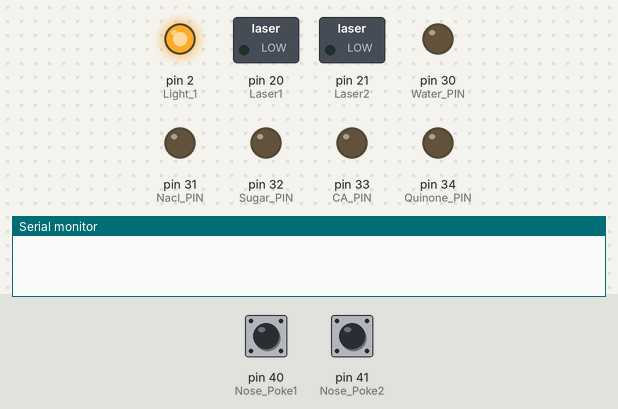
Recording of a sketch running on a simulated Arduino Mega 2560, built with avr-gcc and run on an emulated ATmega2560. Shown: switched loads named in the sketch (green lamp = pin HIGH), output pins drawn as LEDs (lit = HIGH), the last lines printed to the serial monitor. Inputs (shaded band) come from the test bench; at power-on: pin 40 (Nose_Poke1) HIGH, pin 41 (Nose_Poke2) HIGH.

Above: at 1.2 s.
1.3 s: pin 40 (Nose_Poke1) pulled LOW for 3.2 s
At 4.35 s:
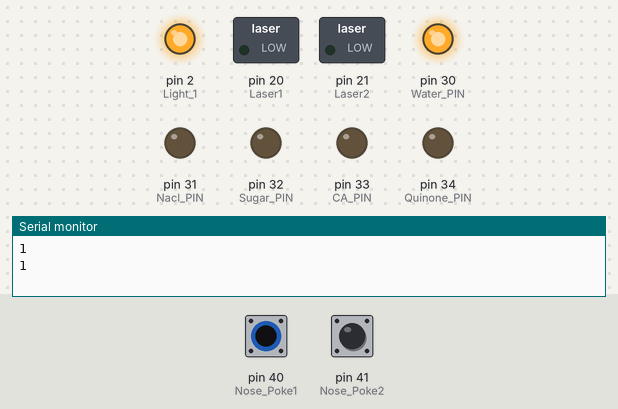
6.0 s: pin 41 (Nose_Poke2) pulled LOW for 3.2 s
At 7.35 s:
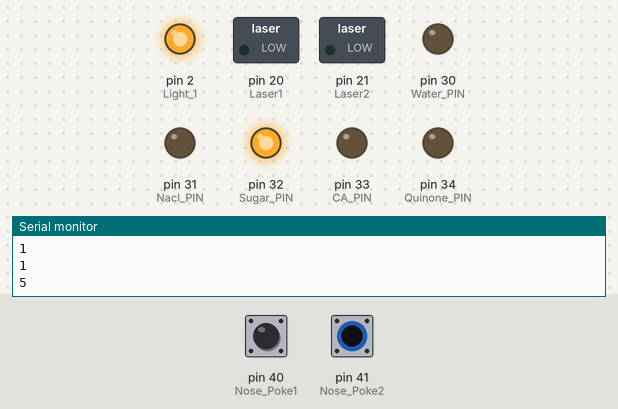
Timing chart, 0 to 9.0 s (numbered marks = the images above; inputs shaded):
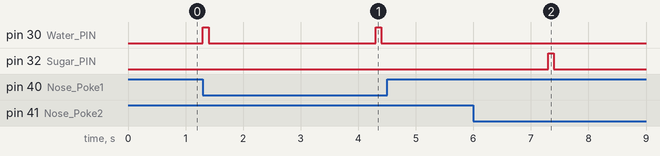

Measured:
- after the input at 1.3 s, pin 30 (Water_PIN): alternates HIGH for 0.10 s and LOW for 2.9 s, starting at once
- after the input at 6.0 s, pin 32 (Sugar_PIN): LOW → HIGH after 1.3 s, → LOW 0.10 s later

The sketch:

arduino-2-spouts-100_.ino
```cpp
int params[] = {0,1,3000};

int tastedur[] = {100, 1, 100, 1, 1};

int Array1[] = {1,1,1,1,1,1,1,1,1,1,1,1,1,1,1,1,1,1,1,1,1,1,1,1,1,1,1,1,1,1,1,1,1,1,1,1,1,1,1,1,1,1,1,1,1,1,1,1,1,1,1,1,1,1,1,1,1,1,1,1,1,1,1,1,1,1,1,1,1,1,1,1,1,1,1,1,1,1,1,1,1,1,1,1,1,1,1,1,1,1,1,1,1,1,1,1,1,1,1,1,1,1,1,1,1,1,1,1,1,1,1,1,1,1,1,1,1,1,1,1,1,1,1,1,1,1,1,1,1,1,1,1,1,1,1,1,1,1,1,1,1,1,1,1,1,1,1,1,1,1,1,1,1,1,1,1,1,1,1,1,1,1,1,1,1,1,1,1,1,1,1,1,1,1,1,1,1,1,1,1,1,1,1,1,1,1,1,1,1,1,1,1,1,1,1,1,1,1,1,1,1,1,1,1,1,1,1,1,1,1,1,1,1,1,1,1,1,1,1,1,1,1,1,1,1,1,1,1,1,1,1,1,1,1,1,1,1,1,1,1,1,1,1,1,1,1,1,1,1,1,1,1,1,1,1,1,1,1,1,1,1,1,1,1,1,1,1,1,1,1,1,1,1,1,1,1,1,1,1,1,1,1,1,1,1,1,1,1,1,1,1,1,1,1,1,1,1,1,1,1,1,1,1,1,1,1,1,1,1,1,1,1,1,1,1,1,1,1,1,1,1,1,1,1,1,1,1,1,1,1,1,1,1,1,1,1,1,1,1,1,1,1,1,1,1,1,1,1,1,1,1,1,1,1,1,1,1,1,1,1,1,1,1,1,1,1,1,1,1,1,1,1,1,1,1,1,1,1,1,1,1,1,1,1,1,1,1,1,1,1,1,1,1,1,1,1,1,1,1,1};


int Array2[] = {5,5,5,5,5,5,5,5,5,5,5,5,5,5,5,5,5,5,5,5,5,5,5,5,5,5,5,5,5,5,5,5,5,5,5,5,5,5,5,5,5,5,5,5,5,5,5,5,5,5,5,5,5,5,5,5,5,5,5,5,5,5,5,5,5,5,5,5,5,5,5,5,5,5,5,5,5,5,5,5,5,5,5,5,5,5,5,5,5,5,5,5,5,5,5,5,5,5,5,5,5,5,5,5,5,5,5,5,5,5,5,5,5,5,5,5,5,5,5,5,5,5,5,5,5,5,5,5,5,5,5,5,5,5,5,5,5,5,5,5,5,5,5,5,5,5,5,5,5,5,5,5,5,5,5,5,5,5,5,5,5,5,5,5,5,5,5,5,5,5,5,5,5,5,5,5,5,5,5,5,5,5,5,5,5,5,5,5,5,5,5,5,5,5,5,5,5,5,5,5,5,5,5,5,5,5,5,5,5,5,5,5,5,5,5,5,5,5,5,5,5,5,5,5,5,5,5,5,5,5,5,5,5,5,5,5,5,5,5,5,5,5,5,5,5,5,5,5,5,5,5,5,5,5,5,5,5,5,5,5,5,5,5,5,5,5,5,5,5,5,5,5,5,5,5,5,5,5,5,5,5,5,5,5,5,5,5,5,5,5,5,5,5,5,5,5,5,5,5,5,5,5,5,5,5,5,5,5,5,5,5,5,5,5,5,5,5,5,5,5,5,5,5,5,5,5,5,5,5,5,5,5,5,5,5,5,5,5,5,5,5,5,5,5,5,5,5,5,5,5,5,5,5,5,5,5,5,5,5,5,5,5,5,5,5,5,5,5,5,5,5,5,5,5,5,5,5,5,5,5,5,5,5,5,5,5,5,5,5,5,5,5,5,5,5,5,5,5,5,5};


int maxITI = 3000;
int up_every_x_licks = 15;
int up_by = 500;

int Water_PIN = 30;
int Nacl_PIN = 31;
int Sugar_PIN = 32;
int CA_PIN = 33;
int Quinone_PIN = 34;

int Nose_Poke1 = 40; // nose poke + IOC
int Nose_Poke2 = 41; // spout

int Laser1 = 20;
int Laser2 = 21;

int Light_1 = 2;

int DigTastes[] = {Water_PIN, Nacl_PIN, Sugar_PIN, CA_PIN, Quinone_PIN};

// basic parameters - do not change
int val1 = HIGH;
int val2 = HIGH;
int i = 0;
int j = 0;
int command = 0;

////////////////////////////////////////////////////////////////////////////////
// set the parameters for the program
int LaserStart = params[0];
int LaserEnd = params[1];
int LaserDuration = LaserEnd - LaserStart;

int TasteDuration = 50; // in milisecs, determine how much drink is given.
int WaitDuration = params[2];

const int numTrials = 400;

int countTrials = 1;

const int noseOut = 0;

void setup() {


  Serial.begin(9600);

  pinMode(Water_PIN,OUTPUT);
  pinMode(Sugar_PIN,OUTPUT);
  pinMode(Nacl_PIN,OUTPUT);
  pinMode(Quinone_PIN,OUTPUT);
  pinMode(CA_PIN,OUTPUT);
  pinMode(Laser1,OUTPUT);
  pinMode(Laser2,OUTPUT);
  //pinMode(IN_PIN,OUTPUT);
  pinMode(Nose_Poke1,INPUT);
  pinMode(Nose_Poke2,INPUT);
  pinMode(Light_1,OUTPUT);

  digitalWrite(Water_PIN, LOW);
  digitalWrite(Sugar_PIN, LOW);
  digitalWrite(Nacl_PIN, LOW);
  digitalWrite(Quinone_PIN, LOW);
  digitalWrite(CA_PIN, LOW);
  digitalWrite(Laser1, LOW);
  digitalWrite(Laser2, LOW);
//  digitalWrite(IN_PIN, LOW);
  digitalWrite(Light_1, HIGH);


// while (!Serial.available()){}
// digitalWrite(IN_PIN, HIGH);
}

void loop() {

  if (countTrials == numTrials){
    }
  else {
    command = 0;

    val1 = digitalRead(Nose_Poke1);   // read the input pin
    val2 = digitalRead(Nose_Poke2);   // read the input pin

    if (val1 == LOW) {
      command = Array1[i];
      i++;
    }
    else if (val2 == LOW) {
      command = Array2[j];
      j++;
    }
    if (command == 0){}
    else if (command % 2 == 1){
      Serial.println(command);
      GiveTaste(command);
      delay(WaitDuration-tastedur[command/2]);
      countTrials++;
    }
    else if (command % 2 == 0){
      Serial.println(command);
      if (LaserStart <= tastedur[command/2-1]){
        Taste_Laser_before(command);
      }
      else {
        Taste_Laser_after(command);
      }
      delay(WaitDuration-LaserEnd);
      countTrials++;
    }
  }
}

void GiveTaste(int command){
  int taste = DigTastes[command/2];
  digitalWrite(taste, HIGH);
  delay(tastedur[command/2]);
  digitalWrite(taste, LOW);
  if ((countTrials % up_every_x_licks == 0) && (WaitDuration < maxITI)){
    WaitDuration += up_by;
  }
  if (noseOut == 1){
    waitToGetOut();
  }
}

void Taste_Laser_before(int command) {
  int taste = DigTastes[command/2-1];
  digitalWrite(taste, HIGH);
  delay(LaserStart);
  digitalWrite(Laser1, HIGH);
  digitalWrite(Laser2, HIGH);
  delay(tastedur[command/2-1]-LaserStart);
  digitalWrite(taste, LOW);
  delay(LaserDuration-tastedur[command/2-1]);
  digitalWrite(Laser1, LOW);
  digitalWrite(Laser2, LOW);
  if ((countTrials % up_every_x_licks == 0) && (WaitDuration < maxITI)){
    WaitDuration += up_by;
  }
  if (noseOut == 1){
    waitToGetOut();
  }
}

void Taste_Laser_after(int command) {
  int taste = DigTastes[command/2-1];
  digitalWrite(taste, HIGH);
  delay(tastedur[command/2-1]);
  digitalWrite(taste, LOW);
  delay(LaserStart-tastedur[command/2-1]);
  digitalWrite(Laser1, HIGH);
  digitalWrite(Laser2, HIGH);
  delay(LaserDuration);
  digitalWrite(Laser1, LOW);
  digitalWrite(Laser2, LOW);
  if ((countTrials % up_every_x_licks == 0) && (WaitDuration < maxITI)){
    WaitDuration += up_by;
  }
  if (noseOut == 1){
    waitToGetOut();
  }
}

void waitToGetOut(void){
  while ((digitalRead(Nose_Poke1) == LOW) || (digitalRead(Nose_Poke2) == LOW)){}
}
```
